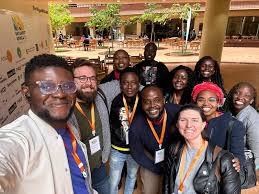
#> input picture 1st.jpeg, 259 x 194 px
$ python pyramidal_tm.py
#> lines starting #> are read from the running program, lines starting #| are printed output that depends on the picture; after the words box and inside, x2 and y2 are one past the last pixel; in counts of white or black regions, pixels touching at a corner belong together
"""
    In this code template matching is performed by downscaling the image to
    one-fourth of its original resolution, which reduces the time consumption
    for template matching by the algorithm.

    -----------------------------------------------------------------
    |    Six template matching algorithms are implemented here:     |
    -----------------------------------------------------------------
    |    1. Sum of Square Difference             |  (SQDIFF)        |
    |    2. Normalized Sum of Square Difference  |  (SQDIFF_NORMED) |
    |    3. Cross correlation                    |  (CCORR)         |
    |    4. Normalized cross correlation         |  (CCORR_NORMED)  |
    |    5. Correlation coefficient              |  (COEFF)         |
    |    6. Normalized Correlation coefficient   |  (COEFF_NORMED)  |
    -----------------------------------------------------------------

    In SQDIFF and SQDIFF_NORMED minimum value indicate the better match
    between the template and image patch. Whereas in CCORR, CCORR_NORMED,
    COEFF and COEFF_NORMED the higher value indicates the better match.
"""

import os
import numpy as np
import cv2
import matplotlib.pyplot as plt
import time

TM_dir = "Pyramidal_TM"
if not os.path.exists(TM_dir):
    os.mkdir(TM_dir)

image_nm = "1st.jpeg"
dir_nm = os.path.join(TM_dir, image_nm.split(".")[0])
if not os.path.exists(dir_nm):
    os.mkdir(dir_nm)


# function for finding the min and max value and their coordinated of the result image
def minMaxLoc(result):
    max_val, min_val = np.max(np.max(result)), np.min(np.min(result))
    coord_max, coord_min = np.where(result == max_val), np.where(result == min_val)
    max_loc, min_loc = (coord_max[1][0], coord_max[0][0]), (coord_min[1][0], coord_min[0][0])
    return min_val, max_val, min_loc, max_loc

# Correlation coefficient
# [37 lines left out: functions COEFF, COEFF_NORMED, not called in this run]

# Cross-correlation
def CCORR(image, template, out, image_resol, temp_hei, temp_wid):

    # Sliding window of the patch region from top-left to top-right and top to bottom
    for r in range(image_resol[0]):
        r_end = r + temp_hei
        if r_end > image_resol[0]:
            break

        for c in range(image_resol[1]):
            c_end = c + temp_wid
            if c_end > image_resol[1]:
                break

            ROI = np.array(image[r:r_end, c:c_end], dtype=float)
            CCORR = np.sum(np.multiply(ROI, template))
            # normalized cross correlation
            out[r,c] = CCORR
    return out

# Normalized cross-correlation
# [52 lines left out: functions CCORR_NORMED, SQDIFF, SQDIFF_NORMED, not called in this run]

def matchTemplate(image, template, algorithm, scale_fac):
    image_resol = np.shape(image)
    temp_hei, temp_wid = template.shape

    out_img = np.zeros((image_resol[0]-temp_hei+1, image_resol[1]-temp_wid+1), dtype=float)

    if algorithm == "CCORR":
        time_start = time.time()
        rslt_img = CCORR(image, template, out_img, image_resol, temp_hei, temp_wid)
        time_end = time.time()
        print(algorithm,  ": time consumption: ", np.round(time_end - time_start, 2), "sec")

        min_val, max_val, min_loc, max_loc = minMaxLoc(rslt_img)

        top_left = tuple(np.multiply(max_loc, scale_fac))
        bottom_right = (top_left[0] + temp_wid*scale_fac, top_left[1] + temp_hei*scale_fac)
    elif algorithm == "CCORR_NORMED":
        time_start = time.time()
        rslt_img = CCORR_NORMED(image, template, out_img, image_resol, temp_hei, temp_wid)
        time_end = time.time()
        print(algorithm,  ": time consumption: ", np.round(time_end - time_start, 2), "sec")

        min_val, max_val, min_loc, max_loc = minMaxLoc(rslt_img)

        top_left = tuple(np.multiply(max_loc, scale_fac))
        bottom_right = (top_left[0] + temp_wid*scale_fac, top_left[1] + temp_hei*scale_fac)
    elif algorithm == "SQDIFF":
        time_start = time.time()
        rslt_img = SQDIFF(image, template, out_img, image_resol, temp_hei, temp_wid)
        time_end = time.time()
        print(algorithm,  ": time consumption: ", np.round(time_end - time_start, 2), "sec")

        min_val, max_val, min_loc, max_loc = minMaxLoc(rslt_img)

        top_left = tuple(np.multiply(min_loc, scale_fac))
        bottom_right = (top_left[0] + temp_wid*scale_fac, top_left[1] + temp_hei*scale_fac)
    elif algorithm == "SQDIFF_NORMED":
        time_start = time.time()
        rslt_img = SQDIFF_NORMED(image, template, out_img, image_resol, temp_hei, temp_wid)
        time_end = time.time()
        print(algorithm,  ": time consumption: ", np.round(time_end - time_start, 2), "sec")

        min_val, max_val, min_loc, max_loc = minMaxLoc(rslt_img)

        top_left = tuple(np.multiply(min_loc, scale_fac))
        bottom_right = (top_left[0] + temp_wid*scale_fac, top_left[1] + temp_hei*scale_fac)
    elif algorithm == "COEFF":
        time_start = time.time()
        rslt_img = COEFF(image, template, out_img, image_resol, temp_hei, temp_wid)
        time_end = time.time()
        print(algorithm,  ": time consumption: ", np.round(time_end - time_start, 2), "sec")

        min_val, max_val, min_loc, max_loc = minMaxLoc(rslt_img)

        top_left = tuple(np.multiply(max_loc, scale_fac))
        bottom_right = (top_left[0] + temp_wid*scale_fac, top_left[1] + temp_hei*scale_fac)
    elif algorithm == "COEFF_NORMED":
        time_start = time.time()
        rslt_img = COEFF_NORMED(image, template, out_img, image_resol, temp_hei, temp_wid)
        time_end = time.time()
        print(algorithm,  ": time consumption: ", np.round(time_end - time_start, 2), "sec")

        min_val, max_val, min_loc, max_loc = minMaxLoc(rslt_img)

        top_left = tuple(np.multiply(max_loc, scale_fac))
        bottom_right = (top_left[0] + temp_wid*scale_fac, top_left[1] + temp_hei*scale_fac)

    return rslt_img, top_left, bottom_right


# Template matching methods
temp_mtch_algos = {
                        1: "CCORR",
                        2: "CCORR_NORMED",
                        3: "SQDIFF",
                        4: "SQDIFF_NORMED",
                        5: "COEFF",
                        6: "COEFF_NORMED"
                    }

print("--------------------------------------")
print("Template matching algorithms")
print(" 1. Cross-Correlation (CCORR)\n 2. Normalized Cross-Correlation (CCORR_NORMED)\n 3. Square Difference (SQDIFF)\n 4. Normalized Square Difference (SQDIFF_NORMED)\n 5. Correlation coefficient (COEFF)\n 6. Normalized Correlation coefficient (COEFF_NORMED)")
algo = int(input("Select algorithm: "))
#> the answer given: 1
algo= temp_mtch_algos[algo]

scale_factor = 4

# Read source image
image = cv2.imread(image_nm)
#> image is the input picture: shape (194, 259, 3); mean B, G, R 92.1, 106.2, 128.7
rgb_image = image.copy()
image_resol = np.shape(image)
#> image_resol = (194, 259, 3)

# convert source image to gray scale
channels = 1 if len(image_resol) == 2 else image_resol[-1]
#> channels = 3
if channels == 3:
    image = cv2.cvtColor(image, cv2.COLOR_BGR2GRAY)
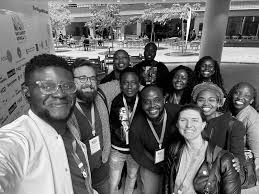
#> image: shape (194, 259); min 0, max 255, mean 111.3
elif channels == 4:
    image = cv2.cvtColor(image, cv2.COLOR_BGRA2GRAY)


# crop template from the image
crop_r1, crop_r2 = 89, 119
crop_c1, crop_c2 = 136, 166
template = np.array(image[crop_r1:crop_r2, crop_c1:crop_c2], dtype=float)
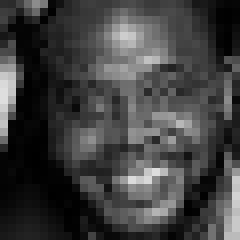
#> template: shape (30, 30) float64 (shown 8 times larger); min 0, max 222, mean 64.2
temp_hei, temp_wid = template.shape
#> temp_hei = 30; temp_wid = 30

# downscale image resolution to one-fourth
scale_wid, scale_hei = int(np.round(image_resol[1]/scale_factor)), int(np.round(image_resol[0]/scale_factor))
#> scale_wid = 65; scale_hei = 48
resize_img = cv2.resize(image, (scale_wid, scale_hei))
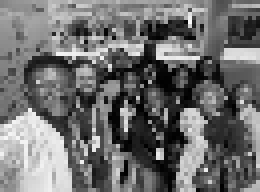
#> resize_img: shape (48, 65) (shown 4 times larger); min 0, max 251, mean 110.7

# get template from the downsampled image
down_samp_r1, down_samp_r2 = int(np.round(crop_r1/scale_factor)), int(np.round(crop_r2/scale_factor))
down_samp_c1, down_samp_c2 = int(np.round(crop_c1/scale_factor)), int(np.round(crop_c2/scale_factor))
resize_temp = np.array(resize_img[down_samp_r1:down_samp_r2, down_samp_c1:down_samp_c2], dtype=float)
temp_scale_hei, temp_scale_wid = resize_temp.shape
#> temp_scale_hei = 8; temp_scale_wid = 8

# template matching on downscaled image
result, top_left, bottom_right = matchTemplate(resize_img, resize_temp, algo, scale_factor)
#> after the loop in CCORR, `for r in range(image_resol[0]):`:
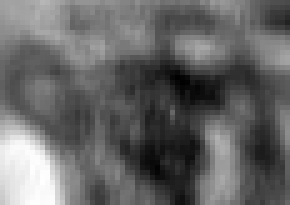
#> out: shape (41, 58) float64 (shown 5 times larger); min 104918, max 930671, mean 436343.6; drawn with min black and max white
#> in minMaxLoc, `max_val, min_val = np.max(np.max(result)), np.min(np.min(result))`: max_val = 930671; min_val = 104918
#> in minMaxLoc, `coord_max, coord_min = np.where(result == max_val), np.where(result ==..`: coord_max = ([36], [8]); coord_min = ([15], [35])
#> in minMaxLoc, `max_loc, min_loc = (coord_max[1][0], coord_max[0][0]), (coord_min[1][0..`: max_loc = (8, 36); min_loc = (35, 15)
#> in matchTemplate, `min_val, max_val, min_loc, max_loc = minMaxLoc(rslt_img)`: min_val = 104918; max_val = 930671; min_loc = (35, 15); max_loc = (8, 36)
#> in matchTemplate, `top_left = tuple(np.multiply(max_loc, scale_fac))`: top_left = (32, 144)
#> in matchTemplate, `bottom_right = (top_left[0] + temp_wid*scale_fac, top_left[1] + temp_h..`: bottom_right = (64, 176)
#> top_left = (32, 144); bottom_right = (64, 176)

# Draw matched region on th image
cv2.rectangle(rgb_image, top_left, bottom_right, (0,255,0), 1)
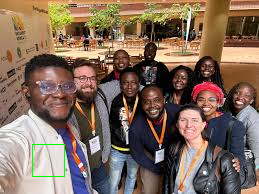
#> rgb_image: shape (194, 259, 3); 0.25% of pixels changed, all inside (x1, y1, x2, y2) = (32, 144, 65, 177)

fig, ax = plt.subplots(nrows=4, ncols=2)

ax[0,0].imshow(image)
ax[0,0].set_title("Original image")
ax[0,0].set_xticks([])
ax[0,0].set_yticks([])

ax[0,1].imshow(resize_img)
ax[0,1].set_title("Downscaled image (1/4th)")
ax[0,1].set_xticks([])
ax[0,1].set_yticks([])

ax[1,0].imshow(template)
ax[1,0].set_title("template")
ax[1,0].set_xticks([])
ax[1,0].set_yticks([])

ax[1,1].imshow(resize_temp)
ax[1,1].set_title("Downscaled template(1/4th)")
ax[1,1].set_xticks([])
ax[1,1].set_yticks([])

ax[2,0].imshow(image[top_left[1]:bottom_right[1], top_left[0]:bottom_right[0]])
ax[2,0].set_title("Template Found")
ax[2,0].set_xticks([])
ax[2,0].set_yticks([])

ax[2,1].imshow(result)
ax[2,1].set_title("downsampled result")
ax[2,1].set_xticks([])
ax[2,1].set_yticks([])

ax[3,0].imshow(rgb_image)
ax[3,0].set_title("TM Original image")
ax[3,0].set_xticks([])
ax[3,0].set_yticks([])

plt.savefig(os.path.join(dir_nm, algo + "_result.jpg"))
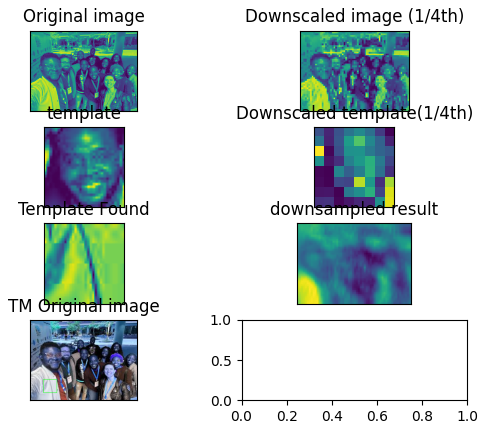
#> figure drawn by matplotlib, 7 panels; B, G, R data is drawn as R, G, B

cv2.imwrite(os.path.join(dir_nm, algo + "_out.jpg"), rgb_image)

$ run again, with 2nd.jpeg copied over 1st.jpeg
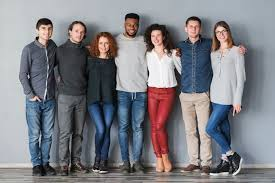
#> input picture 2nd.jpeg, 275 x 183 px
#> image is the input picture: shape (183, 275, 3); mean B, G, R 132.2, 126.2, 126.2
#> image: shape (183, 275)
#> after the loop in CCORR, `for r in range(image_resol[0]):`:
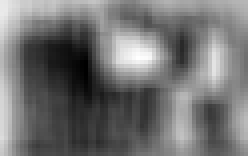
#> out: shape (39, 62) float64 (shown 4 times larger); min 202432, max 1222683, mean 660781.2; drawn with min black and max white
#> in minMaxLoc, `max_val, min_val = np.max(np.max(result)), np.min(np.min(result))`: max_val = 1222683; min_val = 202432
#> coord_max = ([14], [34]); coord_min = ([16], [21])
#> in minMaxLoc, `max_loc, min_loc = (coord_max[1][0], coord_max[0][0]), (coord_min[1][0..`: max_loc = (34, 14); min_loc = (21, 16)
#> in matchTemplate, `min_val, max_val, min_loc, max_loc = minMaxLoc(rslt_img)`: min_val = 202432; max_val = 1222683; min_loc = (21, 16); max_loc = (34, 14)
#> in matchTemplate, `top_left = tuple(np.multiply(max_loc, scale_fac))`: top_left = (136, 56)
#> in matchTemplate, `bottom_right = (top_left[0] + temp_wid*scale_fac, top_left[1] + temp_h..`: bottom_right = (168, 88)
#> `result, top_left, bottom_right = matchTemplate(resize_img, resize_temp..`: top_left = (136, 56); bottom_right = (168, 88)
#> `cv2.rectangle(rgb_image, top_left, bottom_right, (0,255,0), 1)`:
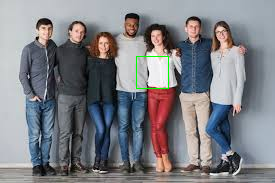
#> rgb_image: shape (183, 275, 3); 0.25% of pixels changed, all inside (x1, y1, x2, y2) = (136, 56, 169, 89)
